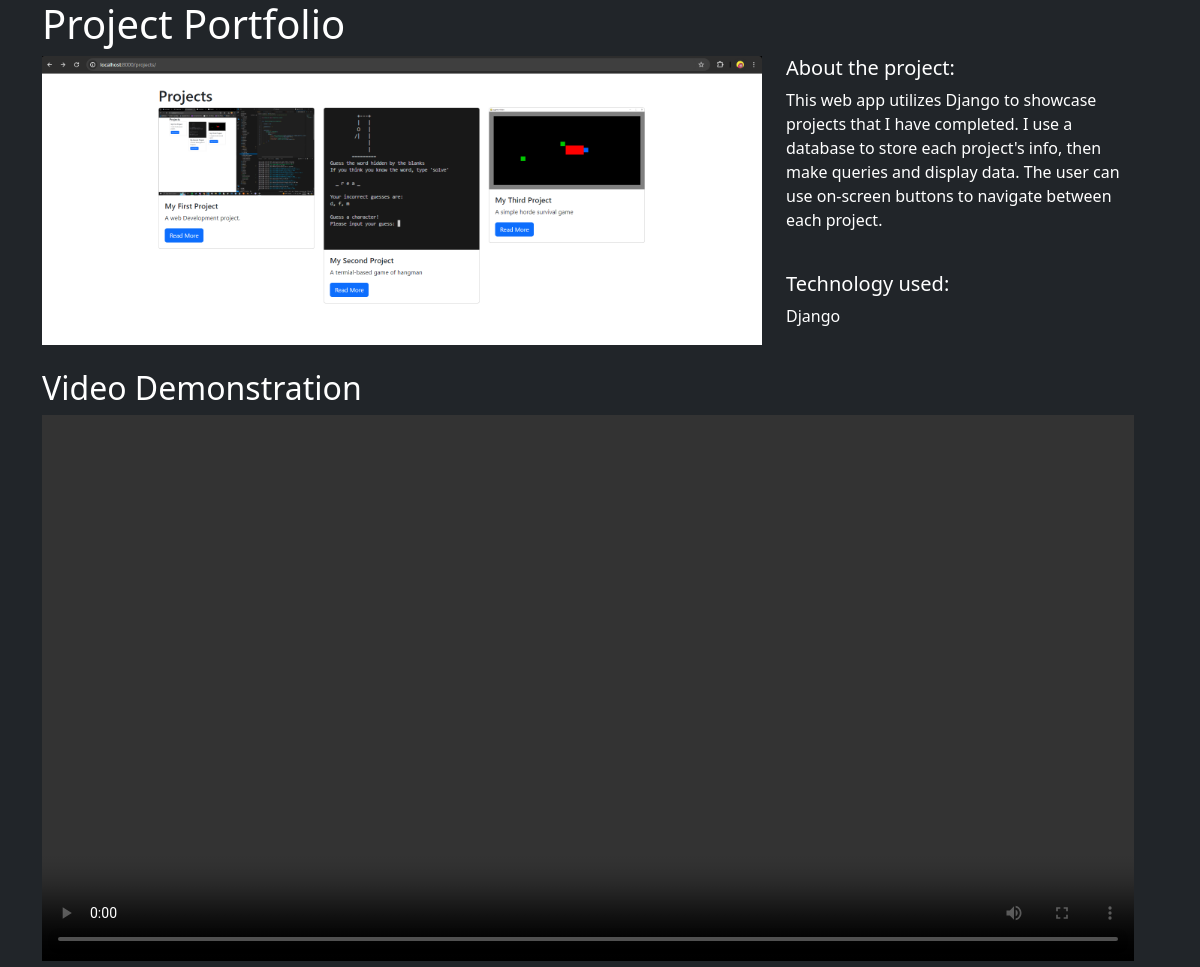
/projects/1/, run on the app's committed database.
### projects/models.py (models this page shows)
class Project(models.Model):
    title = models.CharField(max_length=100)
    description = models.TextField()
    short_description = models.TextField(blank=True)
    technology = models.CharField(max_length=20)
    image = models.FileField(upload_to="project_images/", blank=True)
    exe_file = models.FileField(upload_to="project_downloads", blank=True)
    video_demo = models.FileField(blank=True, null=True)

### projects/views.py (the view)
# urls.py: path("<int:pk>/", views.project_detail, name="project_detail"),
def project_detail(request, pk):
    project = Project.objects.get(pk=pk)
    context = {
        "project":project
    }
    return render(request, "projects/project_detail.html", context)

### projects/templates/projects/project_detail.html (shortened to what this page needs)
{% extends "base.html" %}
{% block page_content %}
<h1>{{ project.title }}</h1>
<div class="row">
    <div class="row">
        <div class="col-md-8">
            {% if project.image %}
                <img src="{{ project.image.url }}" width="100%">
            {% endif %}
        </div>
    <div class="col-md-4">
        <h5>About the project:</h5>
        <p>{{ project.description }}</p>
        <br>
        <h5>Technology used:</h5>
        <p>{{ project.technology }}</p>
    </div>
</div>
<div class="row">
    <div class="col-md-12 mt-4">
        {% if project.video_demo %}
            <h2>Video Demonstration</h2>
            <video width="100%" controls>
                <source src="{{ project.video_demo.url }}" type="video/mp4">
            </video>
        {% endif %}
    </div>
</div>
{% endblock page_content %}

### data on the page
Project: image (picture), description "This web app utilizes Django to showcase projects that I have completed. I use a database to store each project's info, then make queries and display data. The user can use on-screen buttons to navigate between each project.", technology "Django"
